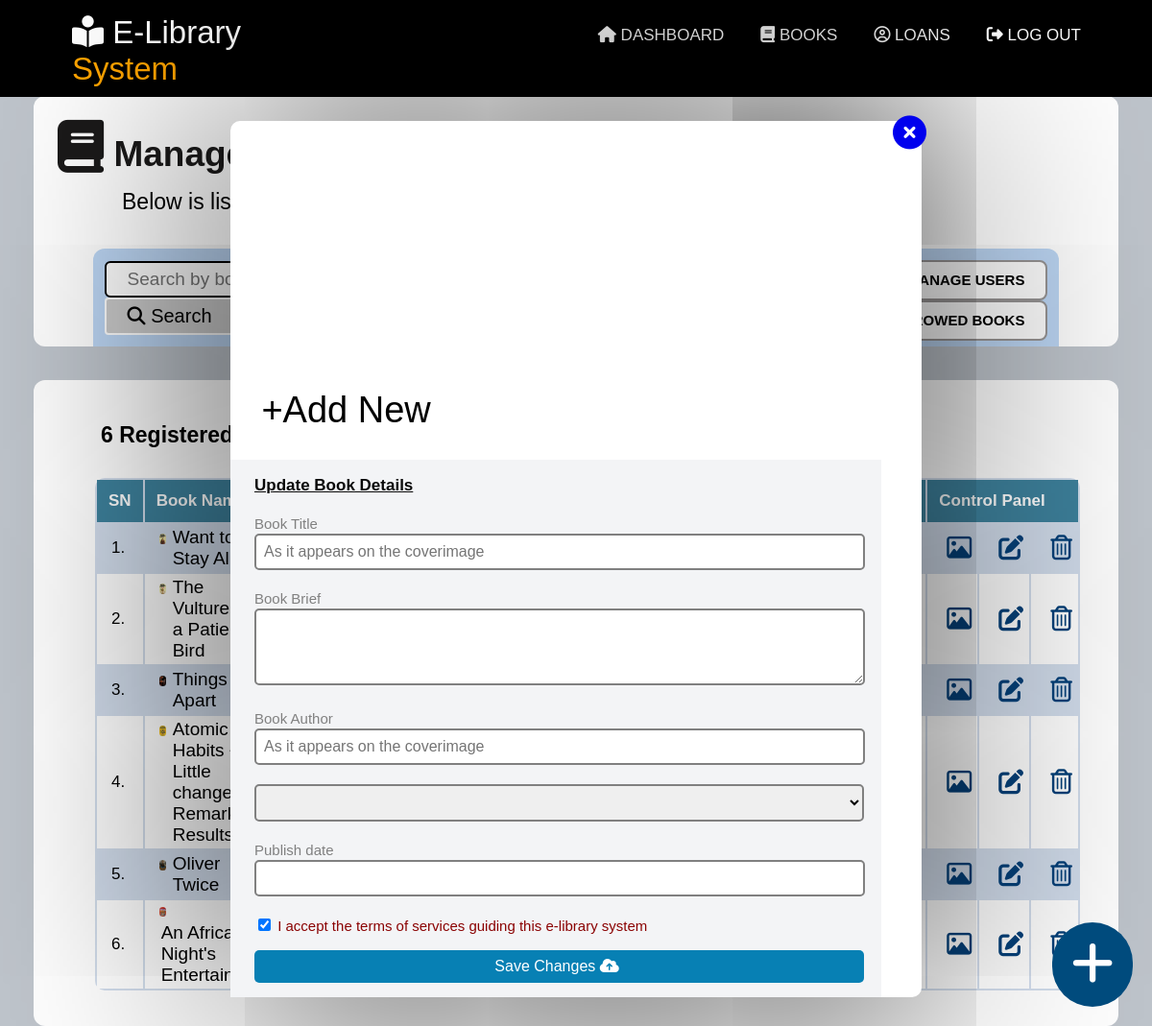
Screenshot of /edit_book_record.php (signed in) with the database file from the repository.
### tables this page shows
CREATE TABLE `books_tb` (
  `book_id` int(224) NOT NULL,
  `book_title` varchar(200) NOT NULL,
  `book_brief` text NOT NULL,
  `book_author` varchar(100) NOT NULL,
  `book_genre` varchar(50) NOT NULL,
  `book_isbn` int(100) NOT NULL,
  `book_quantity` int(100) NOT NULL,
  `published_date` varchar(100) NOT NULL,
  `cover_image` varchar(100) NOT NULL,
  `book_status` varchar(50) NOT NULL DEFAULT 'Available',
  `uploaded_by` varchar(100) NOT NULL,
  `book_file` varchar(200) NOT NULL,
  `ipaddress` varchar(100) NOT NULL,
  `recycle` varchar(10) NOT NULL DEFAULT 'False'
);

### edit_book_record.php (the view, shortened to what this page needs)
<?php
include("session.php");
    ?>
<!DOCTYPE html>
<html lang="en">
<head>
    <link rel="stylesheet" href="css/style.css">
</head>
<body>
    <div class="navigationBar">
        <div class="logoArea">
            <h2><a href="dashboard.php"><i class="fa-solid fa-book-open-reader"></i> E-Library <span>System</span></a>
            </h2>
        </div>
        <div class="menuArea">
            <ul>
                <li><a href="dashboard.php"><i class="fa-solid fa-house"></i> Dashboard</a></li>
                <li><a href="books.php"><i class="fa-solid fa-book"></i> Books</a></li>
                <li><a href="my_borrowed_books.php"><i class="fa-regular fa-circle-user"></i> Loans</a></li>
                <li><a href="sign_out.php"><i class="fa-solid fa-right-from-bracket"></i> Log Out</a></li>
            </ul>
        </div>
    </div>
<div class="pageArea">
    <div class="greetingsTab">
        <h2><i class="fa-solid fa-book"></i> Manage Books</h2>
        <p>Below is list of all registered books in the library.</p>
        <div class="shortMenu">
            <div class="formArea">
                <form action="search_book.php" method="GET">
                    <input type="text" name="keyword_title" placeholder="Search by book title">
                    <button type="submit" name="search"><i class="fa-solid fa-magnifying-glass"></i> Search</button>
                </form>
            </div>
            <div class="sideMenu">
                <div class="menuTB"><a href="manage_books.php">Manage Books</a></div>
                <div class="menuTB"><a href="manage_users.php">Manage Users</a></div>
                <div class="menuTB"><a href="manage_borrowed.php">Borrowed Books</a></div>
            </div>
        </div>
    </div>
    <div class='hangingPreview3'>
    <div class="closeScrn3"><a href="manage_books.php"><i class="fa-solid fa-circle-xmark"></i></a></div>
    <?php
            echo"<div class='coverHolder'>
                <img src='book_cover/$cover_image' alt='$book_title'>
            </div>";
    ?>
    <div class='bookbriefHolder'>
    <h2>+Add New</h2>
        <div class="formHolder">
            <h2>Update Book Details</h2>
            <form action="<?php echo"edit_book_record.php"; ?>" method="POST">
                <label>Book Title</label>
                <input type="text" name="book_title" placeholder="As it appears on the coverimage" value="<?php echo"$book_title";?>" required>
                <label>Book Brief</label>
                <textarea name="book_brief" ><?php echo"$book_brief";?></textarea>
                <label>Book Author</label>
                <input type="text" name="book_author" placeholder="As it appears on the coverimage"  value="<?php echo"$book_author";?>"  required>
                <select name="book_genre" required>
                        <?php echo"<option value='0'>$book_genre</option>"; ?>
                        <option>History</option>
                    </select>
                <label>Publish date</label>
                <input type="TEXT" name="published_date"  value="<?php echo"$published_date";?>"  required>
                <div class="agreeHolder">
                    <label><input type="checkbox" name="agree" checked required> I accept the terms of services guiding this e-library system</label>
                </div>
                <button name="save" type="submit">Save Changes <i class="fa-solid fa-cloud-arrow-up"></i></button>
            </form>
        </div>
    </div>
    </div>
    <div class="recentlyRead">
    <?php
    $available_books=mysqli_query($link, "SELECT * FROM books_tb WHERE recycle='False'")or die(mysql_error());
    $book_count = mysqli_num_rows($available_books);
        if($book_count > 1){
            echo"<h2>$book_count Registered Books</h2>";
        }
        else
        {
            echo"<h2>$book_count Registered Book</h2>";
        }
        ?>
<div class="holdTable">
    <table>
        <th >SN</th>
        <th>Book Name</th>
        <th>Author</th>
        <th>Genre</th>
        <th>Status</th>
        <th>Published date</th>
        <th colspan="3">Control Panel</th>
<?php
$SQL = "SELECT * FROM books_tb WHERE recycle='False'";
$result = mysqli_query($link, $SQL);
$number = 1;
while($db_field = mysqli_fetch_assoc($result)){
    $book_id = $db_field['book_id'];
    $book_title = $db_field['book_title'];
    $book_author = $db_field['book_author'];
    $book_genre = $db_field['book_genre'];
    $published_date = $db_field['published_date'];
    $cover_image = $db_field['cover_image'];
    $book_status = $db_field['book_status'];
        echo"<tr>
        <td>$number.</td>";
        $number = $number + 1;
        echo"<td><a href='view_book.php?book_id=$book_id' target='_blank'><img src='book_cover/$cover_image'> <h2>$book_title</h2></a></td>
        <td width='220'>$book_author</td>
        <td>$book_genre</td>
        <td width='200'>$book_status</td>
        <td width='200'>$published_date</td>
        <td><a href='replace_cover_photo.php?book_id=$book_id'><i class='fa-regular fa-image'></i></a></td>
        <td><a href='edit_book_record.php?book_id=$book_id'><i class='fa-solid fa-pen-to-square'></i></a></td>
        <td><a href='delete_book.php?book_id=$book_id'><i class='fa-regular fa-trash-can'></i></a></td>
        </tr>";
}
?>
    </table>
    </div>
    </div>
    </div>
<a href="add_book.php">
    <div class="addNewBook">
        <i class="fa-solid fa-plus"></i>
    </div>
</a>
</body>
</html>

### rows the page displays
books_tb: cover_image (picture), book_title "Want to Stay Alive"
books_tb: cover_image (picture), book_title "The Vulture is a Patient Bird"
books_tb: cover_image (picture), book_title "Things Fall Apart"
books_tb: cover_image (picture), book_title "Atomic Habits ~ Little changes, Remarkable Results"
books_tb: cover_image (picture), book_title "Oliver Twice"
books_tb: cover_image (picture), book_title "An African Night's Entertainment"

### other values shown
$book_count "6"
